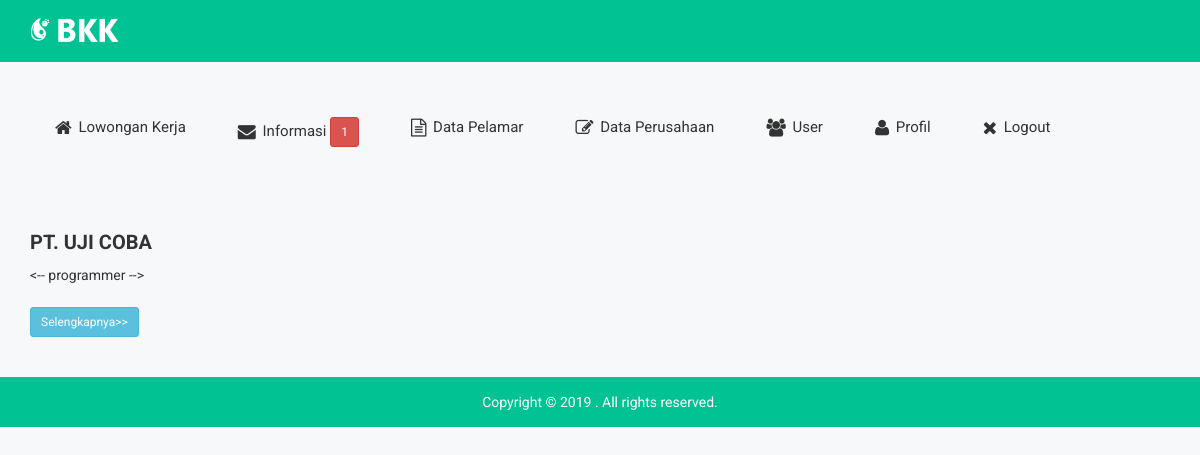
The page /pengumuman.php (signed in) on the database as committed earlier.
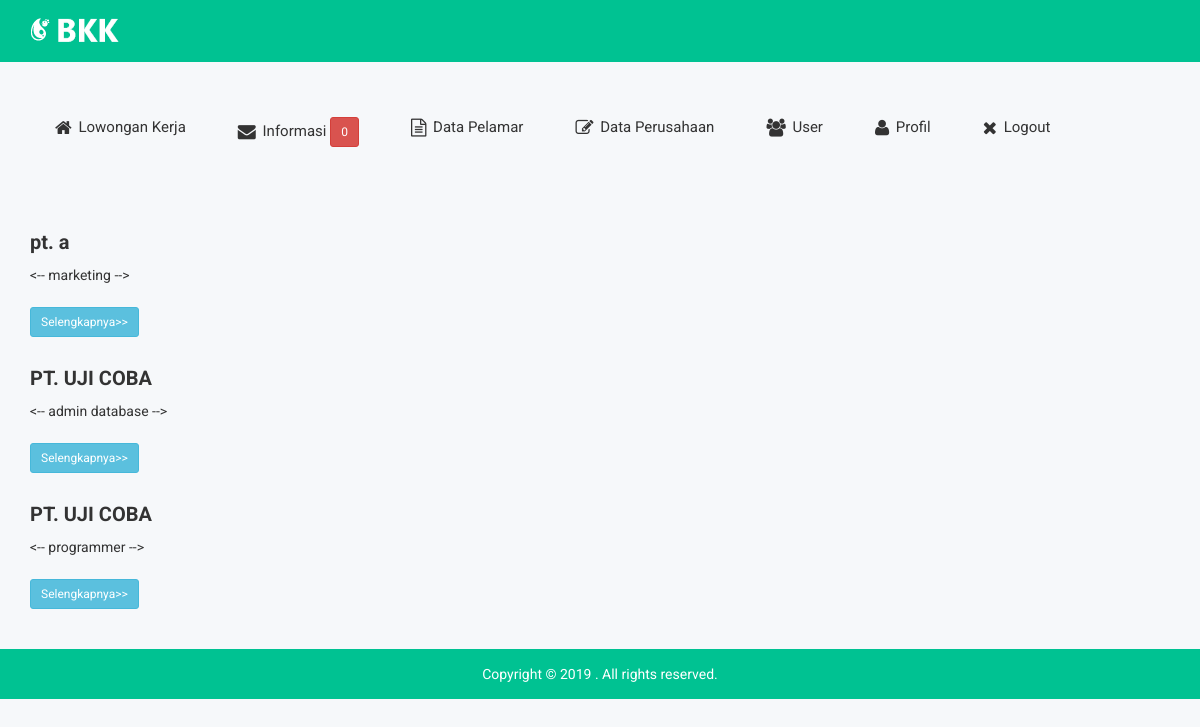
The same page on the database as committed later.
### tables this page shows
CREATE TABLE `pengumuman` (
  `id_pengumuman` int(11) NOT NULL AUTO_INCREMENT,
  `id_loker` int(11) NOT NULL,
  `isi` mediumtext,
  `cekview` int(1) DEFAULT '1',
  PRIMARY KEY (`id_pengumuman`),
  KEY `FK_pengumuman` (`id_loker`),
  CONSTRAINT `FK_pengumuman` FOREIGN KEY (`id_loker`) REFERENCES `loker` (`id_loker`) ON DELETE CASCADE
);

CREATE TABLE `loker` (
  `id_loker` int(11) NOT NULL,
  `posisi` varchar(100) DEFAULT NULL,
  `nama_perusahaan` varchar(100) DEFAULT NULL,
  `isi` mediumtext,
  `tanggal_ex` datetime DEFAULT NULL,
  PRIMARY KEY (`id_loker`)
);

### pengumuman.php (the view, shortened to what this page needs)
<!doctype html>
<html class="no-js" lang="">
<head>
    <link rel="stylesheet" href="css/bootstrap.min.css">
    <link rel="stylesheet" href="css/font-awesome.min.css">
    <link rel="stylesheet" href="css/owl.carousel.css">
    <link rel="stylesheet" href="css/owl.theme.css">
    <link rel="stylesheet" href="css/owl.transitions.css">
    <link rel="stylesheet" href="css/meanmenu/meanmenu.min.css">
    <link rel="stylesheet" href="css/animate.css">
    <link rel="stylesheet" href="css/normalize.css">
    <link rel="stylesheet" href="css/scrollbar/jquery.mCustomScrollbar.min.css">
    <link rel="stylesheet" href="css/jvectormap/jquery-jvectormap-2.0.3.css">
    <link rel="stylesheet" href="css/notika-custom-icon.css">
    <link rel="stylesheet" href="css/wave/waves.min.css">
    <link rel="stylesheet" href="css/main.css">
    <link rel="stylesheet" href="style.css">
    <link rel="stylesheet" href="css/responsive.css">
</head>
<body>
     <div class="header-top-area">
        <div class="container">
            <div class="row">
                <div class="col-lg-4 col-md-4 col-sm-12 col-xs-12">
                    <div class="logo-area">
                        <a href="#"><img src="img/logo/logo.png" alt="" /></a>
                    </div>
                </div>
            </div>
        </div>
    </div>
    <?php
    if($_SESSION['level']=="admin")
    {
        include('headerAdmin.php');
    }
    else
    {
        include('headerPerusahaan.php');
    }
    ?>
    <?php
    include('config.php');
    $ketemu = mysqli_query($conn, "SELECT * FROM pengumuman LEFT JOIN loker USING(id_loker) ORDER BY id_pengumuman DESC" );
    ?>
     <div class="dialog-area">
        <div class="container">
            <?php
            while($data = mysqli_fetch_array($ketemu)) {
            echo "<div class='row'>";
                echo "<div class='col-md-12'>";
                    echo "<div class='dialog-inner mg-t-30'>";
                        echo "<div class='contact-hd dialog-hd'>";
                            echo "<h2>".$data ['nama_perusahaan']."</h2>";
                            echo "<p><-- ".$data['posisi']." --></p>";
                        echo "</div>";
                        echo "<div class='dialog-pro dialog'>";
                            echo "<a href='proses.php?id=".$data['id_loker']."'><button class='btn btn-info btn-sm'>Selengkapnya>> </button></a>
                        </div>";
                    echo "</div>";
                echo "</div>";
            echo "</div>";
        }
            ?>
        </div>
    </div>
    <div class="footer-copyright-area">
        <div class="container">
            <div class="row">
                <div class="col-lg-12 col-md-12 col-sm-12 col-xs-12">
                    <div class="footer-copy-right">
                        <p>Copyright © 2019
. All rights reserved.</p>
                    </div>
                </div>
            </div>
        </div>
    </div>
</body>
</html>

### headerAdmin.php (shortened to what this page needs)
<?php
include('config.php');
$hitung = mysqli_query($conn, "SELECT SUM(cekview) AS hitung FROM pengumuman");
$hasil = mysqli_fetch_array($hitung);
?>
<div class="main-menu-area mg-tb-40">
    <div class="container">
        <div class="row">
            <div class="col-lg-12 col-md-12 col-sm-12 col-xs-12">
                <ul class="nav nav-tabs notika-menu-wrap menu-it-icon-pro">
                    <li><a href="loker.php"><i class="fa fa-home"></i> Lowongan Kerja</a>
                    </li>
                    <li><a href="pengumuman.php"><i class="fa fa-envelope"></i> Informasi <button class='btn btn-danger btn-sm'> <?php echo $hasil['hitung'] ?></button></a>
                    </li>
                    <li><a href="pelamar.php"><i class="fa fa-file-text-o"></i> Data Pelamar</a>
                    </li>
                    <li><a href="perusahaan.php"><i class="fa fa-edit"></i> Data Perusahaan</a>
                    </li>
                    <li><a href="user.php"><i class="fa fa-users"></i> User</a>
                    </li>
                    <li><a href="profil.php"><i class="fa fa-user"></i> Profil</a>
                    </li>
                    <li><a href="logout.php"><i class="fa fa-close"></i> Logout</a>
                    </li>
                </ul>
            </div>
        </div>
    </div>
</div>

Rows that differ between the two databases and show on the page:
added pengumuman: id_loker.nama_perusahaan "pt. a", id_loker.posisi "marketing"
added pengumuman: id_loker.nama_perusahaan "PT. UJI COBA", id_loker.posisi "admin database"
Other text that changed with them:
$hasil['hitung']: "1" → "0"
